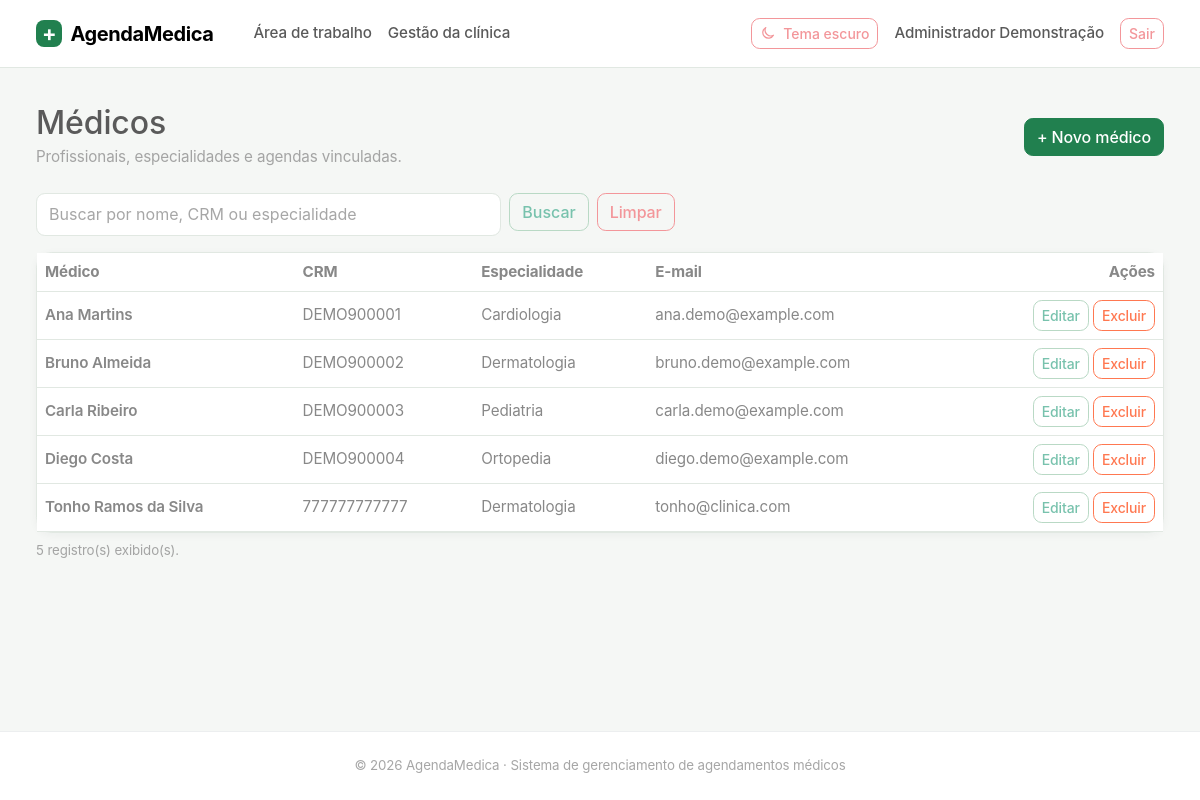
Page /gestao/medicos/ (signed in) on the committed database.
### usuarios/models.py (models this page shows, shortened)
class Usuario(AbstractUser):
    class TipoUsuario(models.TextChoices):
        PACIENTE = "PACIENTE", "Paciente"
        MEDICO = "MEDICO", "Médico"
        FUNCIONARIO = "FUNCIONARIO", "Funcionário administrativo"
        ADMINISTRADOR = "ADMINISTRADOR", "Administrador do sistema"
    cpf = models.CharField(max_length=11, unique=True, verbose_name="CPF")
    nome = models.CharField(max_length=70, verbose_name="Nome")
    endereco = models.CharField(max_length=100, verbose_name="Endereço")
    telefone = models.CharField(max_length=20, verbose_name="Telefone")
    data_nascimento = models.DateField(verbose_name="Data de nascimento")
    tipo_usuario = models.CharField(
        max_length=20,
        choices=TipoUsuario.choices,
        verbose_name="Tipo de usuário",
    )
    objects = UsuarioManager()
    REQUIRED_FIELDS = [
        "email",
        "cpf",
        "nome",
        "endereco",
        "telefone",
        "data_nascimento",
    ]

class Medico(models.Model):
    usuario = models.OneToOneField(
        "usuarios.Usuario",
        on_delete=models.CASCADE,
        related_name="perfil_medico",
    )
    crm = models.CharField(max_length=12, unique=True)
    rqe = models.CharField(max_length=12, blank=True)
    especialidade = models.ForeignKey(
        "agenda.Especialidade",
        on_delete=models.PROTECT,
        related_name="medicos",
    )

### agenda/models.py (models this page shows, shortened)
class Especialidade(models.Model):
    nome = models.CharField(max_length=30, unique=True)
    tempo_medio_consulta = models.PositiveIntegerField(
        help_text="Tempo médio da consulta em minutos."
    )

### usuarios/gestao_views.py (the view)
# urls.py: path("gestao/medicos/", views.medicos_lista, name="gestao_medicos"),
@gestao_requerida
def medicos_lista(request):
    medicos = Medico.objects.select_related("usuario", "especialidade").order_by("usuario__nome")
    termo = request.GET.get("q", "").strip()
    if termo:
        from django.db.models import Q
        medicos = medicos.filter(Q(usuario__nome__icontains=termo) | Q(crm__icontains=termo) | Q(especialidade__nome__icontains=termo))
    return render(request, "gestao/medicos_lista.html", {"medicos": medicos, "termo": termo})

### usuarios/gestao_views.py (called while the page is built)
def gestao_requerida(view):
    from functools import wraps
    @wraps(view)
    @login_required
    def wrapper(request, *args, **kwargs):
        if request.user.tipo_usuario not in PERFIS_GESTAO:
            messages.error(request, "Você não possui permissão para acessar esta área.")
            return redirect("inicio")
        return view(request, *args, **kwargs)
    return wrapper

### templates/gestao/medicos_lista.html (shortened to what this page needs)
{% extends "base.html" %}
{% block content %}
<div class="d-flex flex-wrap justify-content-between align-items-center gap-3 mb-4"><div><h1 class="h2 mb-1">Médicos</h1><p class="text-body-secondary mb-0">Profissionais, especialidades e agendas vinculadas.</p></div><a class="btn btn-primary" href="{% url 'gestao_medico_novo' %}">+ Novo médico</a></div>
<form class="row g-2 mb-3" method="get"><div class="col-md-5"><input class="form-control" name="q" value="{{ termo }}" placeholder="Buscar por nome, CRM ou especialidade"></div><div class="col-auto"><button class="btn btn-outline-primary">Buscar</button></div><div class="col-auto"><a class="btn btn-outline-secondary" href="{% url 'gestao_medicos' %}">Limpar</a></div></form>
<div class="card"><div class="table-responsive"><table class="table table-hover align-middle mb-0"><thead><tr><th>Médico</th><th>CRM</th><th>Especialidade</th><th>E-mail</th><th class="text-end">Ações</th></tr></thead><tbody>
{% for medico in medicos %}<tr><td class="fw-semibold">{{ medico.usuario.nome }}</td><td>{{ medico.crm }}</td><td>{{ medico.especialidade.nome }}</td><td>{{ medico.usuario.email }}</td><td class="text-end text-nowrap"><a class="btn btn-sm btn-outline-primary" href="{% url 'gestao_medico_editar' medico.pk %}">Editar</a> {% if user.tipo_usuario == 'ADMINISTRADOR' %}<a class="btn btn-sm btn-outline-danger" href="{% url 'gestao_medico_excluir' medico.pk %}">Excluir</a>{% endif %}</td></tr>
{% empty %}<tr><td colspan="5" class="text-center text-body-secondary py-4">Nenhum médico encontrado.</td></tr>{% endfor %}
</tbody></table></div></div><p class="small text-body-secondary mt-2">{{ medicos|length }} registro(s) exibido(s).</p>
{% endblock %}

### templates/base.html (shortened to what this page needs)
{% load static %}
<!doctype html>
<html lang="pt-br" data-bs-theme="light">
<head>
    <link href="{% static 'vendor/bootstrap/bootstrap.min.css' %}" rel="stylesheet">
    <link href="{% static 'css/themes/light.css' %}" rel="stylesheet">
    <link href="{% static 'css/themes/dark.css' %}" rel="stylesheet">
    <link href="{% static 'css/themes/custom.css' %}" rel="stylesheet">
    <link href="{% static 'css/site.css' %}" rel="stylesheet">
</head>
<body class="d-flex flex-column min-vh-100">
    <nav class="navbar navbar-expand-lg border-bottom bg-body sticky-top">
        <div class="container-fluid app-container">
            <a class="navbar-brand fw-bold" href="{% if user.is_authenticated %}{% url 'portal_home' %}{% else %}{% url 'login' %}{% endif %}"><span class="brand-mark me-2" aria-hidden="true">+</span>AgendaMedica</a>
            <div class="collapse navbar-collapse" id="navbarPrincipal">
                {% if user.is_authenticated %}<ul class="navbar-nav me-auto"><li class="nav-item"><a class="nav-link" href="{% url 'portal_home' %}">Área de trabalho</a></li>{% if user.tipo_usuario == 'ADMINISTRADOR' or user.tipo_usuario == 'FUNCIONARIO' %}<li class="nav-item"><a class="nav-link" href="{% url 'gestao_inicio' %}">Gestão da clínica</a></li>{% endif %}</ul>{% endif %}
                <ul class="navbar-nav ms-auto align-items-lg-center gap-lg-2">
                    <li class="nav-item"><button class="btn btn-outline-secondary btn-sm theme-toggle" id="alternarTema" type="button" aria-label="Alternar tema"><svg id="iconeTema" class="icon" viewBox="0 0 24 24" aria-hidden="true"><path d="M20.2 15.3A8.5 8.5 0 0 1 8.7 3.8 8.5 8.5 0 1 0 20.2 15.3Z"/></svg><span id="textoTema">Tema escuro</span></button></li>
                    {% if user.is_authenticated %}<li class="nav-item"><a class="nav-link" href="{% url 'meu_perfil' %}">{{ user.nome|default:user.username }}</a></li><li class="nav-item"><form method="post" action="{% url 'logout' %}">{% csrf_token %}<button class="btn btn-outline-secondary btn-sm" type="submit">Sair</button></form></li>{% else %}<li class="nav-item"><a class="nav-link" href="{% url 'login' %}">Entrar</a></li><li class="nav-item"><a class="btn btn-success btn-sm" href="{% url 'cadastro' %}">Criar conta</a></li>{% endif %}
                </ul>
            </div>
        </div>
    </nav>
    <main class="container-fluid app-container flex-grow-1 py-4 py-lg-5">
        {% block content %}{% endblock %}
    </main>
    <footer class="border-top py-4 mt-auto">
        <div class="container-fluid app-container text-center text-body-secondary small">
            &copy; 2026 AgendaMedica · Sistema de gerenciamento de agendamentos médicos
        </div>
    </footer>
</body>
</html>

### static/css/themes/light.css (style rules this page uses)
:root, [data-bs-theme="light"] { --am-bg-page: #f5f7f5; --am-bg-surface: #ffffff; --am-text-primary: #1f2d25; --am-text-muted: #65736a; --am-brand-primary: #21804f; --am-brand-accent: #e8f4ec; --am-border-color: #e1e8e2; --am-card-shadow: 0 2px 8px rgba(27, 55, 37, 0.045); --bs-primary: #21804f; --bs-primary-rgb: 33, 128, 79; --bs-success: #21804f; --bs-success-rgb: 33, 128, 79; --bs-link-color: #1c7145; --bs-link-color-rgb: 28, 113, 69; --bs-link-hover-color: #155938; }

### static/css/themes/custom.css (style rules this page uses)
body { background-color: var(--am-bg-page); color: var(--am-text-primary); transition: background-color 0.2s ease, color 0.2s ease; }
.card, .navbar, footer { background-color: var(--am-bg-surface) !important; border-color: var(--am-border-color) !important; }
.card { box-shadow: var(--am-card-shadow); }

### static/css/site.css (style rules this page uses)
:root { --brand-color: #21804f; --brand-soft: #e8f4ec; --surface-soft: #f4f8f5; }
body { background: var(--am-bg-page); color: var(--am-text-primary); font-size: .95rem; }
.brand-mark { display: inline-grid; place-items: center; width: 1.65rem; height: 1.65rem; border-radius: .5rem; color: white; background: var(--brand-color); font-size: 1.35rem; line-height: 1; }
.navbar { min-height: 4rem; }
.navbar-brand { letter-spacing: -.02em; }
.card { border-color: var(--am-border-color); border-radius: .8rem; box-shadow: var(--am-card-shadow); }
.btn { border-radius: .55rem; font-weight: 500; }
.btn-success, .btn-primary { --bs-btn-bg: var(--brand-color); --bs-btn-border-color: var(--brand-color); --bs-btn-hover-bg: #196c41; --bs-btn-hover-border-color: #196c41; }
.form-control, .form-select, .input-group-text { border-color: var(--am-border-color); border-radius: .55rem; min-height: 2.65rem; }
footer { background: var(--am-bg-surface); border-color: var(--am-border-color) !important; }
.icon { display: inline-block; width: 1rem; height: 1rem; flex: 0 0 auto; fill: none; stroke: currentColor; stroke-width: 1.8; stroke-linecap: round; stroke-linejoin: round; vertical-align: -.16em; }
.theme-toggle { display: inline-flex; align-items: center; gap: .45rem; }
body { font-family: Inter, ui-sans-serif, system-ui, -apple-system, BlinkMacSystemFont, "Segoe UI", sans-serif; letter-spacing: -.008em; }
a { text-underline-offset: .18em; }
button, a, input, select, textarea { transition: color .15s ease, background-color .15s ease, border-color .15s ease, box-shadow .15s ease; }
a { text-decoration: none; }
.table { --bs-table-border-color: var(--am-border-color); }
.navbar .nav-link { font-weight: 500; }
.btn-outline-primary { --bs-btn-color: var(--brand-color); --bs-btn-border-color: #b9d9c5; --bs-btn-hover-color: #fff; --bs-btn-hover-bg: var(--brand-color); --bs-btn-hover-border-color: var(--brand-color); --bs-btn-active-bg: #196c41; --bs-btn-active-border-color: #196c41; }
.app-container { width: min(100%, 2400px); max-width: none; padding-inline: clamp(1rem, 3vw, 3.5rem); }
.navbar { min-height: 4.25rem; }
.navbar .container-fluid { gap: 1rem; }
.navbar .nav-link { padding-inline: .7rem; }
main.app-container { padding-top: clamp(1.5rem, 3vw, 3rem) !important; padding-bottom: clamp(1.75rem, 3vw, 3.25rem) !important; }
footer { padding-block: 1.15rem !important; }
.card { border-radius: .95rem; transition: border-color .18s ease, box-shadow .18s ease, transform .18s ease; }

### rows in the picture
Usuario: nome "Administrador Demonstração"
Medico: usuario.nome "Ana Martins", crm "DEMO900001", especialidade.nome "Cardiologia", usuario.email "ana.demo@example.com"
Medico: usuario.nome "Bruno Almeida", crm "DEMO900002", especialidade.nome "Dermatologia", usuario.email "bruno.demo@example.com"
Medico: usuario.nome "Carla Ribeiro", crm "DEMO900003", especialidade.nome "Pediatria", usuario.email "carla.demo@example.com"
Medico: usuario.nome "Diego Costa", crm "DEMO900004", especialidade.nome "Ortopedia", usuario.email "diego.demo@example.com"
Medico: usuario.nome "Tonho Ramos da Silva", crm "777777777777", especialidade.nome "Dermatologia", usuario.email "tonho@clinica.com"

### other values in the picture
{{ medicos|length }} "5"
